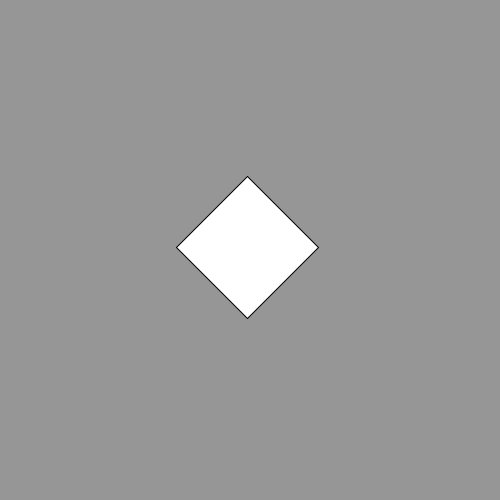
Frame 1 (no input)
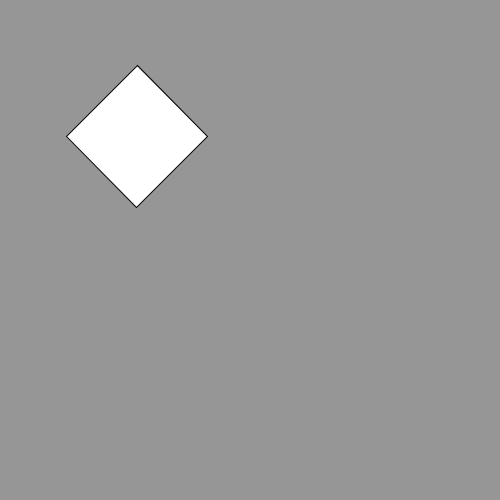
Frame 60 (the mouse pressed at the canvas centre just before this capture)
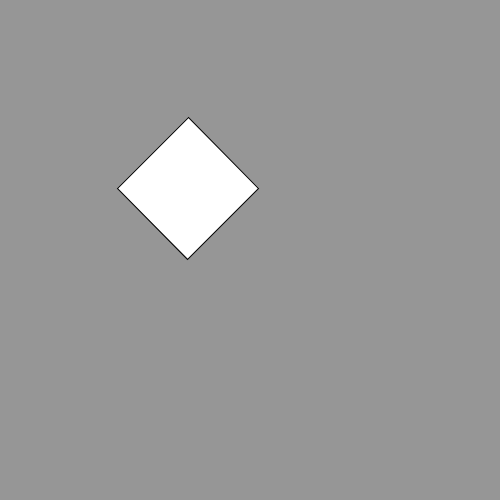
Frame 120 (the mouse held since frame 60 and released just before this capture)

The Processing sketch that drew these frames (run headless with seeded random() and noise(); from frame 60 on, the mouse is pressed at the canvas centre):

// Processing sketch: math_box_follower
// ── math_box_follower.pde
float x;
float y;

void setup(){
  size(500,500);
  x = width/2;
  y = height/2;
}

void draw(){
  background(150);
  
  float angle = atan2(mouseY-y,mouseX-x);

  x += .01 * (mouseX-x);
  y += .01 * (mouseY-y);
  
  // another way to write the same:
  //x = .9 * x + .1 * mouseX;
  //y = .9 * y + .1 * mouseY;
  
  rectMode(CENTER);
  pushMatrix();
    translate(x,y);
    rotate(angle);
    rect(0,0,100,100);
  popMatrix();
  
  
}
